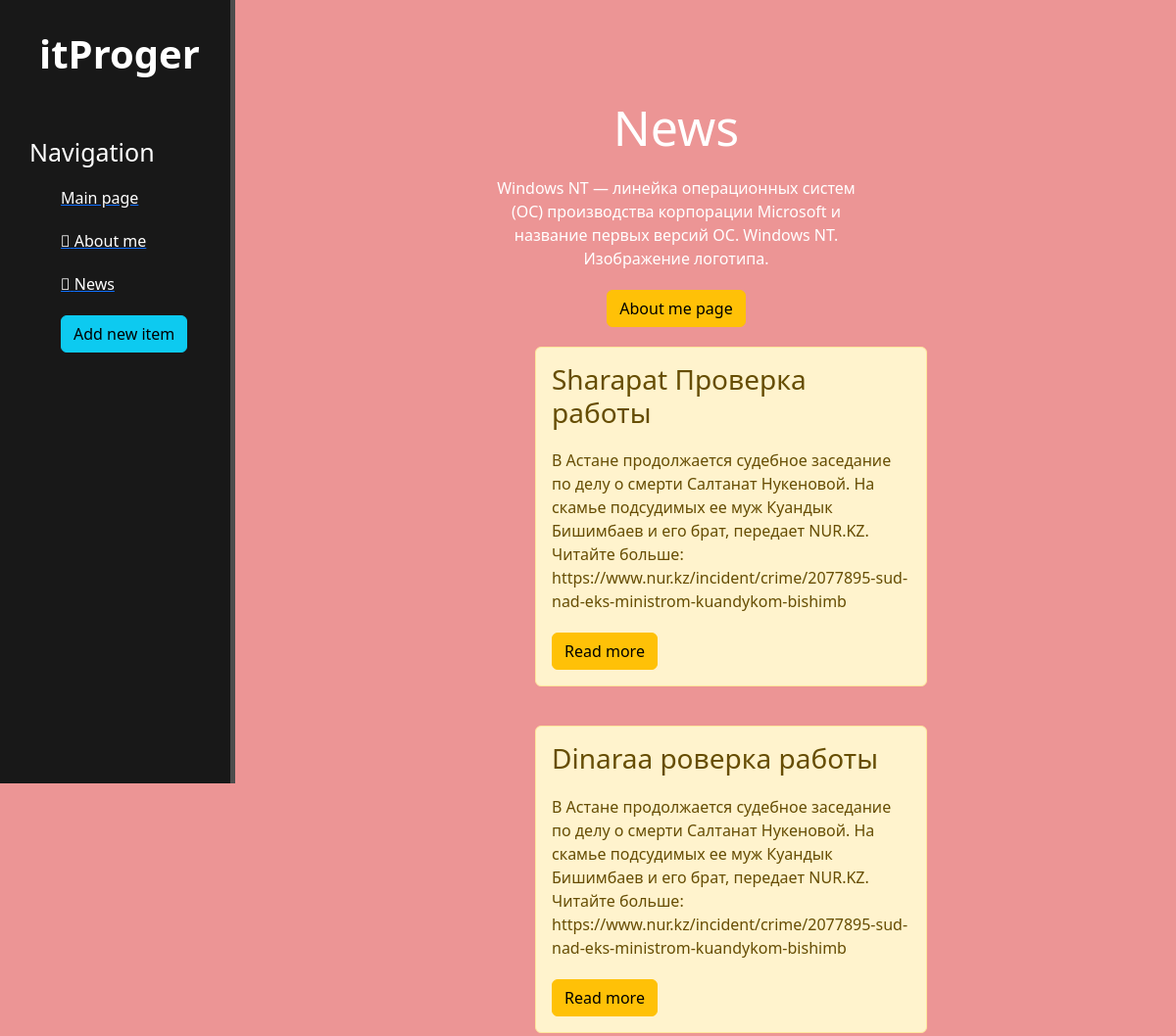
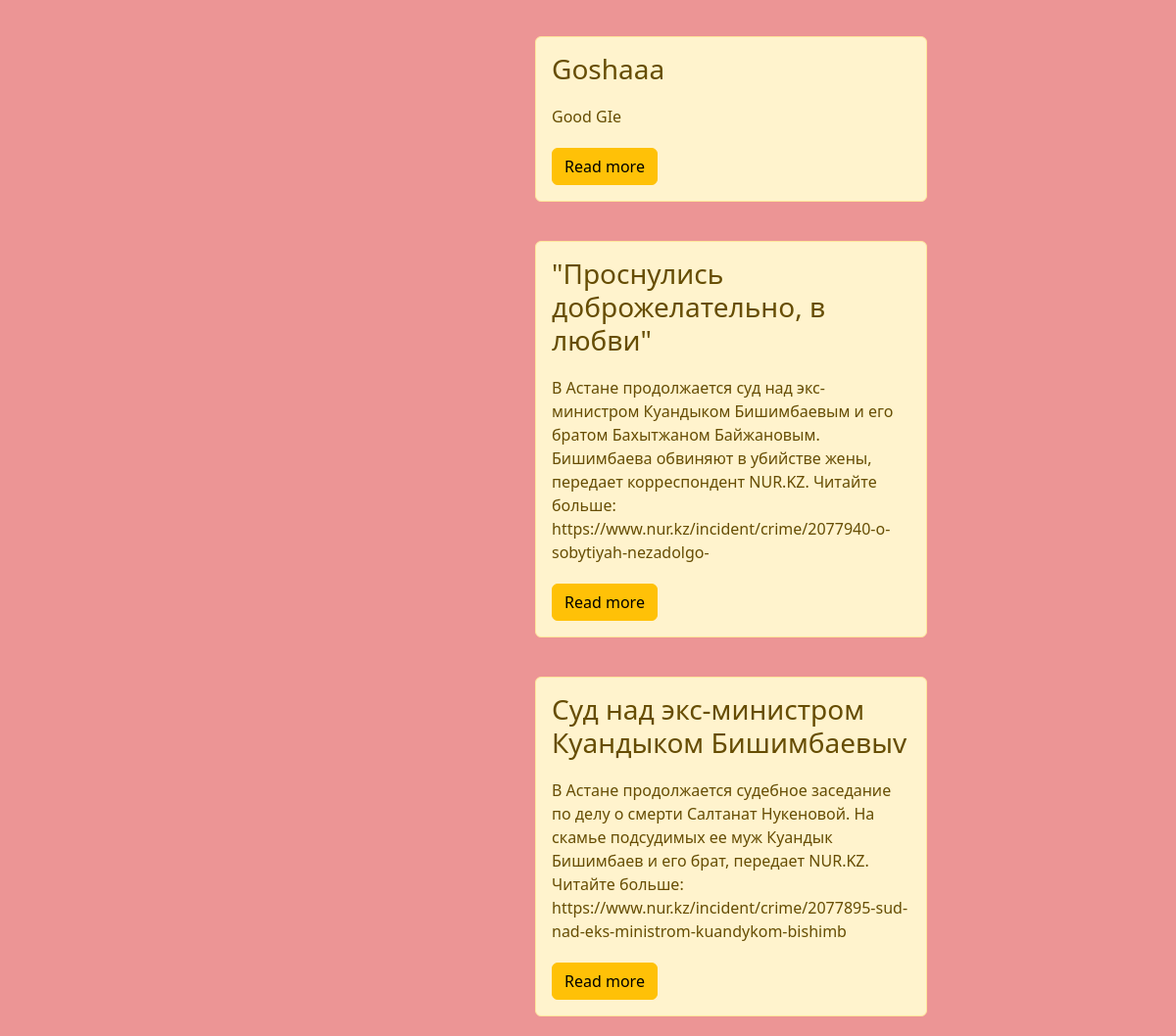
Page /news/ on the committed database (2 pictures, top to bottom).
### news/models.py (models this page shows, shortened)
class Articles(models.Model):
    title = models.CharField('Title', max_length=50)
    anons = models.CharField('Anons', max_length=250)
    content = models.TextField('Content')
    date = models.DateTimeField('Date published')
    class Meta:
        verbose_name = 'Новости'
        verbose_name_plural = 'Новость'

### news/views.py (the view)
# urls.py: path('', views.news_home, name='news_home'),
def news_home(request):
    news = Articles.objects.order_by('-date')
    return render(request, 'news/news_home.html', {'news' : news})

### news/templates/news/news_home.html (shortened to what this page needs)
{% extends 'main/layout.html' %}
{% block content %}
<div class="features">
    <h1>News</h1>
    <p>Windows NT — линейка операционных систем (ОС) производства корпорации Microsoft и название первых версий ОС.
        Windows NT. Изображение логотипа.</p>
    <button class="btn btn-warning">About me page</button>
    {% if news %}
        {% for el in news %}
            <div class="alert alert-warning">
                <h3>{{ el.title }}</h3>
                <p>{{ el.anons }}</p>
                <a href="{% url 'news-detail' el.id %}" class="btn btn-warning">Read more</a>
            </div>
        {% endfor %}
    {% else %}
        <p>No published data</p>
    {% endif %}
</div>
{% endblock %}

### main/templates/main/layout.html (shortened to what this page needs)
{% load static %}
<!DOCTYPE html>
<html>
<head>
    <link rel="stylesheet" href="https://cdn.jsdelivr.net/npm/bootstrap@5.3.2/dist/css/bootstrap.min.css"
>
    <link rel="stylesheet" href="{% static 'main/css/main.css' %}">
    <link rel="stylesheet"
          href="https://use.fontawesome.com/releases/v5.8.2/css/all.css">
</head>
<body>
<aside>
    <span class="logo">itProger</span>
    <h3>Navigation</h3>
    <ul>
        <a href="{% url 'home' %}">
            <li>  Main page</li>
        </a>
        <a href="{% url 'about' %}">
            <li> <i class="fa-brands fa-skyatlas"></i> About me</li>
        </a>
        <a href="{% url 'news_home' %}">
            <li> <i class="fa-solid fa-city"></i> News </li>
        </a>
        <a href="{% url 'create' %}">
            <li> <button class="btn btn-info">Add new item</button>  </li>
        </a>
    </ul>
</aside>
{% block content%} {% endblock %}
</body>
</html>

### main/static/main/css/main.css (style rules this page uses)
body { background: #ec9595; }
aside { float: left; background: #181818; width: 20%; padding: 2.5%; height: 100vh; color: #fff; border-right: 5px solid #4d4d4d; }
aside .logo { font-size: 40px; margin-left: 10px; font-weight: bold; position: relative; top: -5px; }
aside h3 { margin-top: 50px; font-size: 25px; }
aside ul { list-style: none; }
aside ul li { color: #ffffff; display: block; margin-top: 20px; transition: all .6s ease; }
.features { float: left; color: #ffffff; margin-top: 100px; text-align: center; width: 75%; }
.features h1 { font-size: 50px; }
.features p { max-width: 400px; margin: 20px auto; }
.alert { float: left; clear: both; width: 400px; margin: 20px 34%; text-align: left; }

### rows in the picture
Articles: title "Sharapat Проверка работы", anons "В Астане продолжается судебное заседание по делу о смерти Салтанат Нукеновой. На скамье подсудимых ее муж Куандык Бишимбаев и его брат, передает NUR.KZ. Читайте больше: https://www.nur.kz/incident/crime/2077895-sud-nad-eks-ministrom-kuandykom-bishimb"
Articles: title "Dinaraa роверка работы", anons "В Астане продолжается судебное заседание по делу о смерти Салтанат Нукеновой. На скамье подсудимых ее муж Куандык Бишимбаев и его брат, передает NUR.KZ. Читайте больше: https://www.nur.kz/incident/crime/2077895-sud-nad-eks-ministrom-kuandykom-bishimb"
Articles: title "Goshaaa", anons "Good GIe"
Articles: title "\"Проснулись доброжелательно, в любви\"", anons "В Астане продолжается суд над экс-министром Куандыком Бишимбаевым и его братом Бахытжаном Байжановым. Бишимбаева обвиняют в убийстве жены, передает корреспондент NUR.KZ. Читайте больше: https://www.nur.kz/incident/crime/2077940-o-sobytiyah-nezadolgo-"
Articles: title "Суд над экс-министром Куандыком Бишимбаевыv", anons "В Астане продолжается судебное заседание по делу о смерти Салтанат Нукеновой. На скамье подсудимых ее муж Куандык Бишимбаев и его брат, передает NUR.KZ. Читайте больше: https://www.nur.kz/incident/crime/2077895-sud-nad-eks-ministrom-kuandykom-bishimb"
